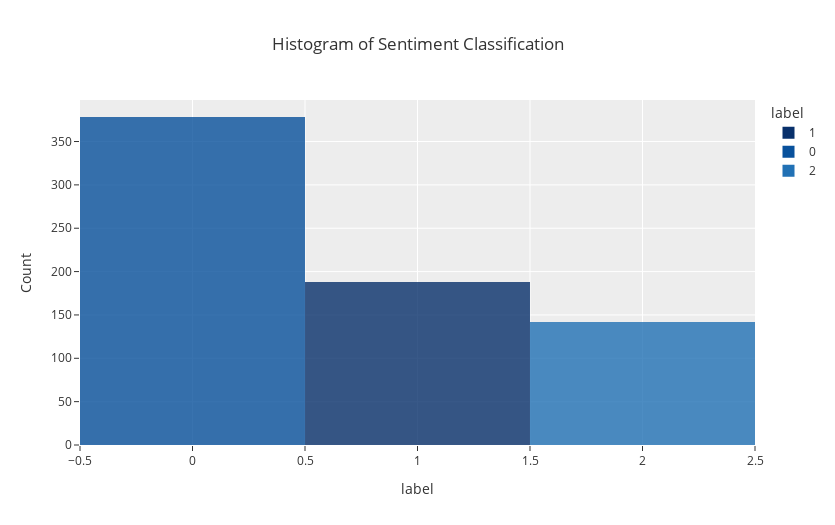

Notebook cell for this chart:
### Code cell
import plotly.express as px
from plotly.subplots import make_subplots
import plotly.graph_objects as go
from plotly.offline import plot

# count of ratings
fig = px.histogram(df,
             x = 'label',
             title = 'Histogram of Sentiment Classification',
             template = 'ggplot2',
             color = 'label',
             color_discrete_sequence= px.colors.sequential.Blues_r,
             opacity = 0.8,
             height = 525,
             width = 835,
            )

fig.update_yaxes(title='Count')
fig.show()

### Figure 1 — Plotly figure (JSON) as saved in the notebook; plotly's stock layout.template omitted (floating-point values rounded to 4 significant figures; data arrays with more than 128 entries replaced by an {"elided": "..."} marker saying what was removed)
{"data": [{"alignmentgroup": "True", "bingroup": "x", "hovertemplate": "label=%{x}<br>count=%{y}<extra></extra>", "legendgroup": "1", "marker": {"color": "rgb(8,48,107)", "opacity": 0.8, "pattern": {"shape": ""}}, "name": "1", "offsetgroup": "1", "orientation": "v", "showlegend": true, "type": "histogram", "x": {"elided": "188 int values"}, "xaxis": "x", "yaxis": "y"}, {"alignmentgroup": "True", "bingroup": "x", "hovertemplate": "label=%{x}<br>count=%{y}<extra></extra>", "legendgroup": "0", "marker": {"color": "rgb(8,81,156)", "opacity": 0.8, "pattern": {"shape": ""}}, "name": "0", "offsetgroup": "0", "orientation": "v", "showlegend": true, "type": "histogram", "x": {"elided": "378 int values"}, "xaxis": "x", "yaxis": "y"}, {"alignmentgroup": "True", "bingroup": "x", "hovertemplate": "label=%{x}<br>count=%{y}<extra></extra>", "legendgroup": "2", "marker": {"color": "rgb(33,113,181)", "opacity": 0.8, "pattern": {"shape": ""}}, "name": "2", "offsetgroup": "2", "orientation": "v", "showlegend": true, "type": "histogram", "x": {"elided": "142 int values"}, "xaxis": "x", "yaxis": "y"}], "layout": {"barmode": "relative", "height": 525, "legend": {"title": {"text": "label"}, "tracegroupgap": 0}, "title": {"text": "Histogram of Sentiment Classification"}, "width": 835, "xaxis": {"anchor": "y", "categoryarray": [1, 0, 2], "categoryorder": "array", "domain": [0, 1], "title": {"text": "label"}}, "yaxis": {"anchor": "x", "domain": [0, 1], "title": {"text": "Count"}}}}
